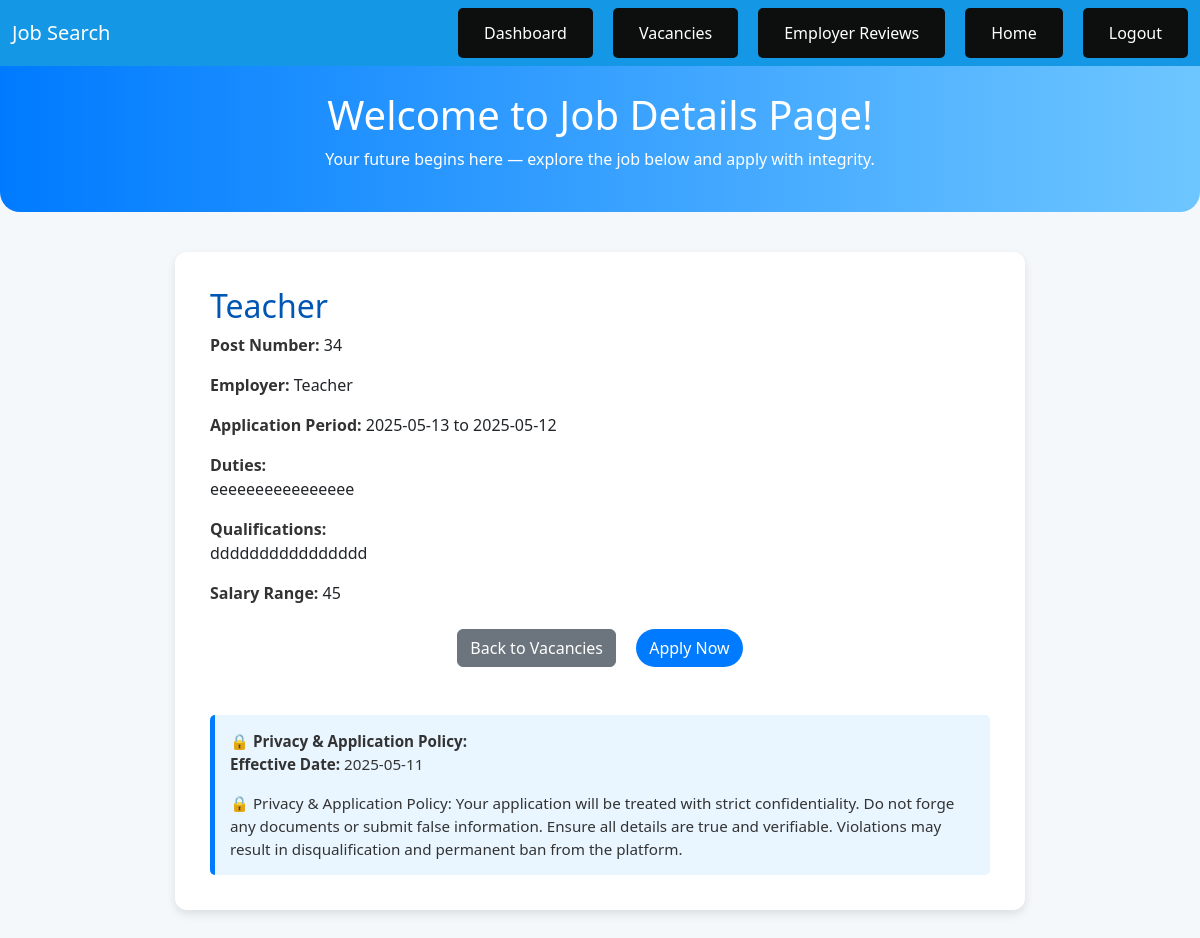
Screenshot of /dashboards/job_details.php?post_number=34 with the database file from the repository.
### tables this page shows
CREATE TABLE `job_posts` (
  `job_id` int(11) NOT NULL,
  `employer_id` int(11) NOT NULL,
  `employer_name` varchar(40) NOT NULL DEFAULT '',
  `category_id` int(255) NOT NULL,
  `title` varchar(150) NOT NULL,
  `post_number` int(200) NOT NULL,
  `qualifications` varchar(500) NOT NULL,
  `salary_range` varchar(50) NOT NULL,
  `company_id` int(11) NOT NULL,
  `location_id` int(11) NOT NULL,
  `application_start` date NOT NULL,
  `duties` varchar(255) NOT NULL,
  `application_end` date NOT NULL,
  `posted_at` timestamp NULL DEFAULT current_timestamp(),
  `status` enum('active','closed') DEFAULT 'active'
);

CREATE TABLE `privacy_policy` (
  `policy_id` int(11) NOT NULL,
  `content` text NOT NULL,
  `effective_date` date DEFAULT NULL
);

### dashboards/job_details.php (the view, shortened to what this page needs)
<?php
require_once '../includes/db.php';
$post_number = $_GET['post_number'];
$stmt = $pdo->prepare("
    SELECT
        title,
        post_number,
        employer_name,
        DATE_FORMAT(application_start, '%Y-%m-%d') AS application_start,
        DATE_FORMAT(application_end, '%Y-%m-%d') AS application_end,
        duties,
        qualifications,
        salary_range
    FROM job_posts
    WHERE post_number = :post_number AND status = 'active'
");
$stmt->execute(['post_number' => $post_number]);
$job = $stmt->fetch(PDO::FETCH_ASSOC);
$policy_stmt = $pdo->query("SELECT content, effective_date FROM privacy_policy LIMIT 1");
$policy = $policy_stmt->fetch(PDO::FETCH_ASSOC);
?>
<!DOCTYPE html>
<html lang="en">
<head>
    <link rel="stylesheet" href="https://cdn.jsdelivr.net/npm/bootstrap@5.3.2/dist/css/bootstrap.min.css">
    <link rel="stylesheet" href="../assets/main_nav.css">
</head>
<body>
    <nav class="navbar navbar-expand-lg navbar-dark bg-primary">
        <div class="container-fluid">
            <a class="navbar-brand" href="../index.php">Job Search</a>
            <div class="collapse navbar-collapse" id="navbarNav">
                <ul class="navbar-nav ms-auto">
                    <li class="nav-item"><a class="nav-link" href="job_seeker_dashboard.php">Dashboard</a></li>
                    <li class="nav-item"><a class="nav-link" href="vacancies.php">Vacancies</a></li>
                    <li class="nav-item"><a class="nav-link" href="employer_review.php">Employer Reviews</a></li>
                    <li class="nav-item"><a class="nav-link" href="../index.php">Home</a></li>
                    <li class="nav-item"><a class="nav-link" href="../logout.php">Logout</a></li>
                </ul>
            </div>
        </div>
    </nav>
    <div class="header-welcome">
        <h1>Welcome to Job Details Page!</h1>
        <p>Your future begins here — explore the job below and apply with integrity.</p>
    </div>
    <div class="container job-container">
        <h2><?= htmlspecialchars($job['title']) ?></h2>
        <p><span class="label">Post Number:</span> <?= htmlspecialchars($job['post_number']) ?></p>
        <p><span class="label">Employer:</span> <?= htmlspecialchars($job['employer_name']) ?></p>
        <p><span class="label">Application Period:</span> <?= htmlspecialchars($job['application_start']) ?> to
            <?= htmlspecialchars($job['application_end']) ?>
        </p>
        <p><span class="label">Duties:</span> <br><?= nl2br(htmlspecialchars($job['duties'])) ?></p>
        <p><span class="label">Qualifications:</span> <br><?= nl2br(htmlspecialchars($job['qualifications'])) ?></p>
        <p><span class="label">Salary Range:</span> <?= htmlspecialchars($job['salary_range']) ?></p>
        <div class="text-center mt-4">
            <a href="vacancies.php" class="btn btn-secondary me-3">Back to Vacancies</a>
            <a href="application.php?post_number=<?= urlencode($job['post_number']) ?>" class="btn btn-custom">Apply
                Now</a>
        </div>
        <div class="privacy-note mt-5">
            <strong>🔒 Privacy & Application Policy:</strong>
            <?php if ($policy): ?>
                <p><strong>Effective Date:</strong> <?= htmlspecialchars($policy['effective_date']) ?></p>
                <div><?= nl2br(htmlspecialchars($policy['content'])) ?></div>
            <?php else: ?>
                <p>No privacy policy available at the moment.</p>
            <?php endif; ?>
        </div>
    </div>
</body>
</html>

### assets/main_nav.css (style rules this page uses)
.nav-item { margin-left: 20px; background-color: rgb(13, 14, 14); border-radius: 5px; padding: 5px 10px; }
.nav-link { color: white !important; }
.bg-primary { background-color: #1497e4 !important; }
.navbar-nav .nav-link { color: white !important; transition: background-color 0.3s ease, transform 0.2s ease; padding: 0.5rem 1rem !important; border-radius: 4px; }

### dashboards/job_details.php (style rules this page uses)
body { background-color: #f4f8fb; font-family: 'Segoe UI', Tahoma, Geneva, Verdana, sans-serif; }
.job-container { margin: 40px auto; max-width: 850px; background: #fff; padding: 35px; border-radius: 12px; box-shadow: 0 4px 10px rgba(0, 0, 0, 0.1); }
h2 { color: #0056b3; }
.label { font-weight: bold; color: #333; }
.privacy-note { font-size: 0.95rem; margin-top: 25px; background: #e9f5ff; border-left: 5px solid #007bff; padding: 15px; border-radius: 5px; color: #333; }
.btn-custom { background-color: #007bff; color: white; border-radius: 30px; }
.header-welcome { background: linear-gradient(90deg, #007bff, #6ec6ff); color: white; padding: 25px; text-align: center; border-radius: 0 0 20px 20px; margin-bottom: 30px; }

### rows the page displays
job_posts: title "Teacher", post_number "34", employer_name "Teacher", duties "eeeeeeeeeeeeeeee", qualifications "dddddddddddddddd", salary_range "45"
privacy_policy: effective_date "2025-05-11", content "🔒 Privacy & Application Policy: Your application will be treated with strict confidentiality. Do not forge any documents or submit false information. Ensure all details are true and verifiable. Violations may result in disqualification and permanent ban from the platform."

### other values shown
$job['application_start'] "2025-05-13"
$job['application_end'] "2025-05-12"
